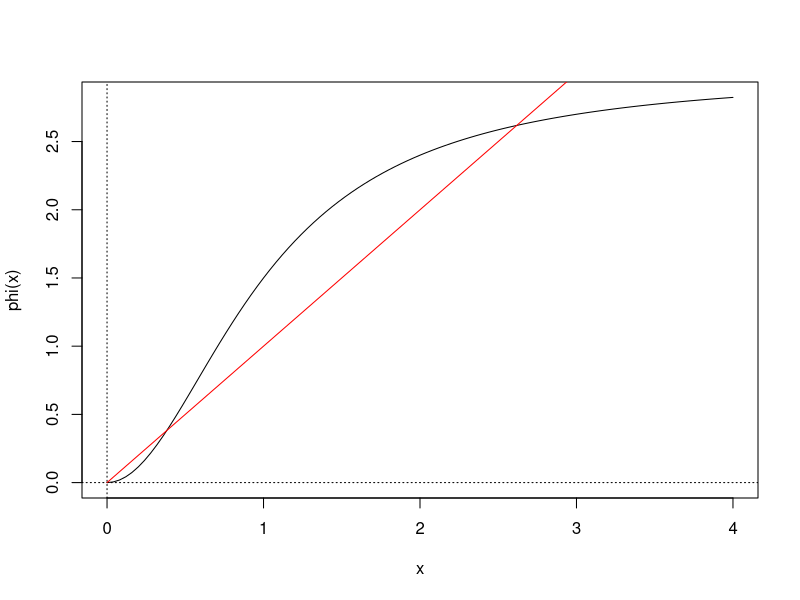

Here is the R script that generated this plot:
puntofijo =function(g, x0, tol=1e-9, maxIter=100){
  k = 1
  repeat{
    x1 = g(x0)
    dx = abs(x1 - x0)
    x0 = x1
    cat("x_", k, "= ", x1, "\n")
    k = k+1

    if(dx< tol|| k > maxIter) break;
  }
  if( dx > tol ){
    cat("No hubo convergencia ")
    #retornaNULL)
  } else{
    cat("x* es aproximadamente ", x1, " con error menor que ", tol)
  }
}
phi = function(x) 3*x^2/(1+(x/1)^2)
curve(phi, 0, 4); abline(h=0, v=0, lty=3)
curve(1*x, 0,4, col="red", add=TRUE)
puntofijo(phi, 2.5, 1e-7, 10)

